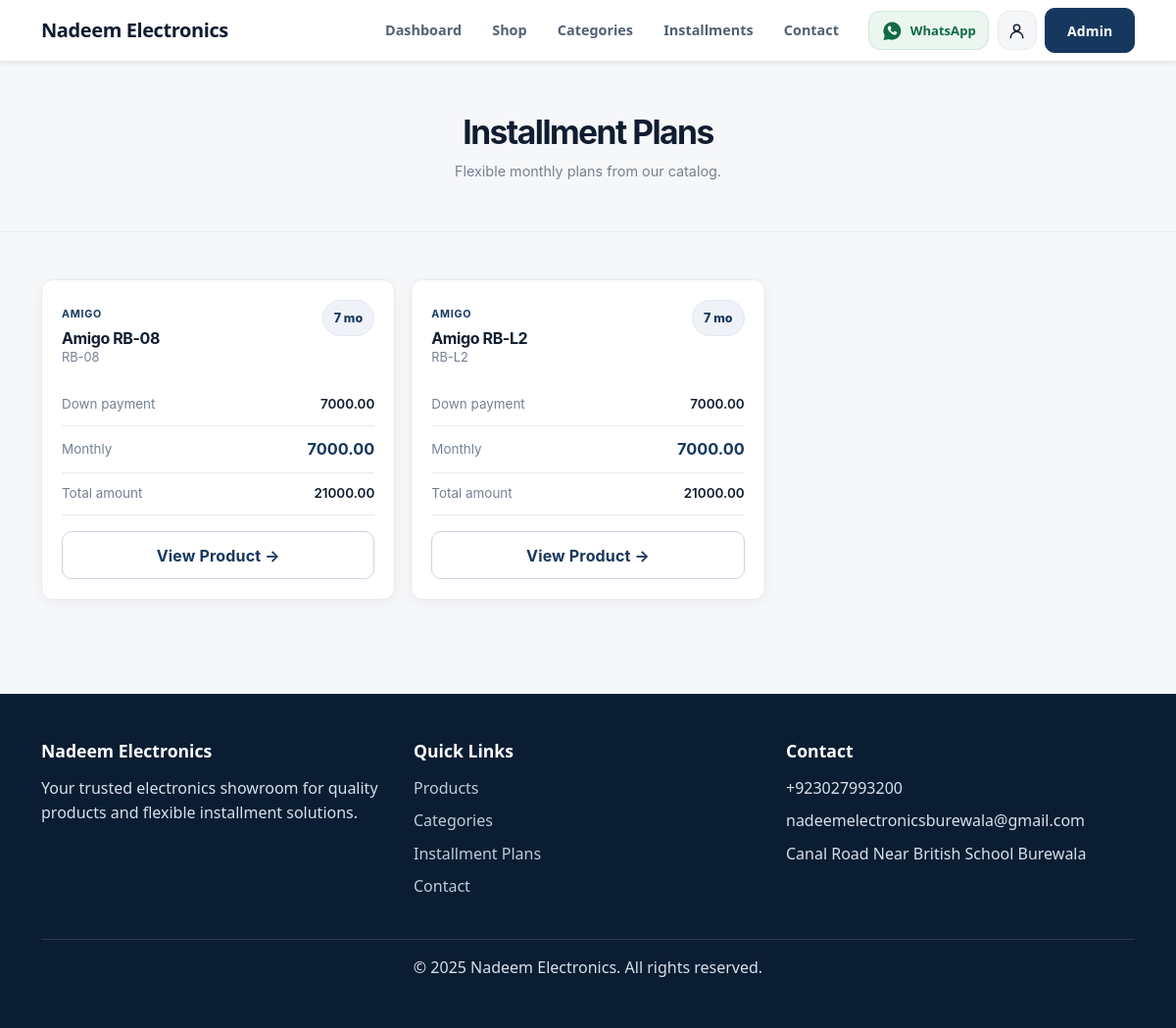
Screenshot of /installments with the database file from the repository.
### app/models.py (models this page shows)
class ShopSettings(db.Model):
    __tablename__ = "shop_settings"
    id = db.Column(db.Integer, primary_key=True)
    shop_name = db.Column(db.String(200), nullable=False, default="ElectroCart")
    logo = db.Column(db.String(255))
    address = db.Column(db.String(300))
    phone1 = db.Column(db.String(50))
    phone2 = db.Column(db.String(50))
    whatsapp = db.Column(db.String(50))
    email = db.Column(db.String(150))
    opening_hours = db.Column(db.String(200))
    facebook = db.Column(db.String(255))
    instagram = db.Column(db.String(255))
    google_maps = db.Column(db.String(255))
    about_shop = db.Column(db.Text)
    footer_text = db.Column(db.String(255))
    created_at = db.Column(db.DateTime, default=datetime.utcnow)
    updated_at = db.Column(db.DateTime, default=datetime.utcnow, onupdate=datetime.utcnow)

class InstallmentPlan(db.Model):
    __tablename__ = "installment_plan"
    id = db.Column(db.Integer, primary_key=True)
    product_id = db.Column(db.Integer, db.ForeignKey("product.id"), nullable=False)
    duration_months = db.Column(db.Integer, nullable=False)
    down_payment = db.Column(db.Numeric(10, 2))
    monthly_installment = db.Column(db.Numeric(10, 2))
    total_amount = db.Column(db.Numeric(10, 2))
    cash_price = db.Column(db.Numeric(10, 2))
    processing_fee = db.Column(db.Numeric(10, 2))
    notes = db.Column(db.Text)
    is_active = db.Column(db.Boolean, default=True)
    created_at = db.Column(db.DateTime, default=datetime.utcnow)
    updated_at = db.Column(db.DateTime, default=datetime.utcnow, onupdate=datetime.utcnow)

class Product(db.Model):
    __tablename__ = "product"
    id = db.Column(db.Integer, primary_key=True)
    category_id = db.Column(db.Integer, db.ForeignKey("category.id"), nullable=False)
    product_code = db.Column(db.String(80), unique=True, nullable=False)
    name = db.Column(db.String(200), nullable=False)
    brand = db.Column(db.String(120), nullable=False)
    model = db.Column(db.String(150), nullable=False)
    short_description = db.Column(db.Text)
    full_description = db.Column(db.Text)
    mrp = db.Column(db.Numeric(10, 2))
    cash_price = db.Column(db.Numeric(10, 2))
    down_payment = db.Column(db.Numeric(10, 2))
    stock_status = db.Column(db.String(80), default="In Stock")
    featured = db.Column(db.Boolean, default=False)
    is_active = db.Column(db.Boolean, default=True)
    image = db.Column(db.String(255))
    created_at = db.Column(db.DateTime, default=datetime.utcnow)
    updated_at = db.Column(db.DateTime, default=datetime.utcnow, onupdate=datetime.utcnow)
    images = db.relationship("ProductImage", backref="product", lazy=True, cascade="all, delete-orphan")
    specifications = db.relationship("ProductSpecification", backref="product", lazy=True, cascade="all, delete-orphan")
    installment_plans = db.relationship("InstallmentPlan", backref="product", lazy=True, cascade="all, delete-orphan")

### app/routes/public.py (the view)
@public_bp.route("/installments")
def installments():
    plans = (
        InstallmentPlan.query.join(Product)
        .filter(Product.is_active.is_(True), InstallmentPlan.is_active.is_(True))
        .order_by(Product.name.asc(), InstallmentPlan.duration_months.asc())
        .all()
    )
    return render_template("installments.html", plans=plans)

### app/utils.py (called while the page is built)
def whatsapp_url(settings, message):
    raw_number = settings.whatsapp if settings and settings.whatsapp else ""
    number = re.sub(r"\D", "", raw_number)
    if number.startswith("00"):
        number = number[2:]
    elif number.startswith("0") and len(number) in {10, 11}:
        number = f"92{number.lstrip('0')}"
    if not 7 <= len(number) <= 15:
        return None
    return f"https://wa.me/{number}?{urlencode({'text': message})}"

### templates/installments.html (shortened to what this page needs)
{% extends 'base.html' %}
{% block content %}
<section class="page-header installments-heading">
  <div class="container text-center">
    <h1>Installment Plans</h1>
    <p class="text-muted">Flexible monthly plans from our catalog.</p>
  </div>
</section>
<section class="py-5 installments-page">
  <div class="container">
    <div class="row g-3">
      {% for plan in plans %}
      <div class="col-sm-6 col-xl-4">
        <article class="installment-card h-100">
          <div class="d-flex align-items-start justify-content-between gap-3 mb-3">
            <div>
              <span class="installment-eyebrow">{{ plan.product.brand }}</span>
              <h2 class="installment-product">{{ plan.product.name }}</h2>
              <p class="installment-model mb-0">{{ plan.product.model }}</p>
            </div>
            <span class="duration-pill">{{ plan.duration_months }} mo</span>
          </div>
          {% if plan.down_payment is not none %}<div class="installment-value-row"><span>Down payment</span><strong>{{ plan.down_payment }}</strong></div>{% endif %}
          {% if plan.monthly_installment is not none %}<div class="installment-value-row is-highlight"><span>Monthly</span><strong>{{ plan.monthly_installment }}</strong></div>{% endif %}
          {% if plan.total_amount is not none %}<div class="installment-value-row"><span>Total amount</span><strong>{{ plan.total_amount }}</strong></div>{% endif %}
          <a class="btn btn-outline-primary w-100 mt-3" href="{{ url_for('public.product_detail', product_id=plan.product_id) }}">View Product <span aria-hidden="true">→</span></a>
        </article>
      </div>
      {% endfor %}
    </div>
  </div>
</section>
{% endblock %}

### templates/base.html (shortened to what this page needs)
<!doctype html>
<html lang="en">
  <head>
    <link href="https://cdn.jsdelivr.net/npm/bootstrap@5.3.3/dist/css/bootstrap.min.css" rel="stylesheet">
    <link rel="stylesheet" href="{{ url_for('static', filename='css/style.css') }}">
    <link rel="stylesheet" href="{{ url_for('static', filename='css/showroom-theme.css') }}">
    <link rel="stylesheet" href="{{ url_for('static', filename='css/light-market.css') }}">
  </head>
  <body>
    <header class="main-header">
      <nav class="navbar navbar-expand-lg navbar-light bg-white shadow-sm">
        <div class="container">
          <a class="navbar-brand d-flex align-items-center gap-2" href="{{ url_for('public.index') }}">
            <span>{{ site_settings.shop_name if site_settings and site_settings.shop_name else 'Nadeem Electronics' }}</span>
          </a>
          <div class="collapse navbar-collapse" id="mainNav">
            <ul class="navbar-nav showroom-nav ms-auto align-items-lg-center gap-lg-1">
              <li class="nav-item"><a class="nav-link {% if request.endpoint == 'public.index' %}active{% endif %}" href="{{ url_for('public.index') }}">Dashboard</a></li>
              <li class="nav-item"><a class="nav-link {% if request.endpoint in ['public.shop', 'public.products', 'public.search', 'public.product_detail'] %}active{% endif %}" href="{{ url_for('public.shop') }}">Shop</a></li>
              <li class="nav-item"><a class="nav-link {% if request.endpoint in ['public.categories', 'public.category_detail'] %}active{% endif %}" href="{{ url_for('public.categories') }}">Categories</a></li>
              <li class="nav-item nav-secondary-link"><a class="nav-link" href="{{ url_for('public.installments') }}">Installments</a></li>
              <li class="nav-item nav-secondary-link"><a class="nav-link" href="{{ url_for('public.contact') }}">Contact</a></li>
            </ul>
            <div class="header-actions ms-lg-3">
              {% if whatsapp_contact_url %}
              <a class="header-icon-link header-whatsapp-link" href="{{ whatsapp_contact_url }}" target="_blank" rel="noopener noreferrer" aria-label="Contact Nadeem Electronics on WhatsApp" title="Chat with us on WhatsApp">
                <span>WhatsApp</span>
              </a>
              {% endif %}
              <a class="header-icon-link profile-header-link" href="{{ url_for('public.shop') }}#shop-info" aria-label="Shop profile">
                <svg viewBox="0 0 24 24" aria-hidden="true"><circle cx="12" cy="8" r="4"></circle><path d="M4 21a8 8 0 0 1 16 0"></path></svg>
              </a>
              <a class="btn btn-primary btn-sm admin-link" href="{{ url_for('admin.login') }}">Admin</a>
            </div>
          </div>
        </div>
      </nav>
    </header>
    <main>
      {% block content %}{% endblock %}
    </main>
    <footer class="site-footer py-5 mt-5">
      <div class="container">
        <div class="row g-4">
          <div class="col-lg-4">
            <h5>{{ site_settings.shop_name if site_settings and site_settings.shop_name else 'Nadeem Electronics' }}</h5>
            <p>{{ site_settings.about_shop if site_settings and site_settings.about_shop else 'Quality products and flexible financing for your home and business.' }}</p>
          </div>
          <div class="col-lg-4">
            <h5>Quick Links</h5>
            <ul class="list-unstyled footer-links">
              <li><a href="{{ url_for('public.products') }}">Products</a></li>
              <li><a href="{{ url_for('public.categories') }}">Categories</a></li>
              <li><a href="{{ url_for('public.installments') }}">Installment Plans</a></li>
              <li><a href="{{ url_for('public.contact') }}">Contact</a></li>
            </ul>
          </div>
          <div class="col-lg-4">
            <h5>Contact</h5>
            <ul class="list-unstyled footer-links">
              {% if site_settings and site_settings.phone1 %}<li>{{ site_settings.phone1 }}</li>{% endif %}
              {% if site_settings and site_settings.email %}<li>{{ site_settings.email }}</li>{% endif %}
              {% if site_settings and site_settings.address %}<li>{{ site_settings.address }}</li>{% endif %}
            </ul>
          </div>
        </div>
        <div class="footer-bottom mt-4 pt-3 border-top text-center">
          {% if site_settings and site_settings.footer_text %}
            {{ site_settings.footer_text }}
          {% else %}
            © 2025 Nadeem Electronics. All rights reserved.
          {% endif %}
        </div>
      </div>
    </footer>
  </body>
</html>

### static/css/style.css (style rules this page uses)
:root { --primary: #0f6dff; --primary-strong: #0a4ec4; --primary-soft: #edf5ff; --primary-deep: #091a35; --sky: #8fd8ff; --text: #112136; --muted: #64748b; --border: rgba(15, 109, 255, 0.12); --surface: #ffffff; --surface-soft: #f4f9ff; --success: #1fb56d; --warning: #f7b32b; --danger: #e13d5d; --shadow-soft: 0 18px 40px rgba(11, 42, 89, 0.08); --shadow-strong: 0 24px 56px rgba(9, 43, 89, 0.17); --radius-lg: 24px; --radius-md: 18px; --radius-sm: 12px; }
html { scroll-behavior: smooth; }
body { font-family: "Segoe UI", Arial, sans-serif; background: radial-gradient(circle at top left, rgba(143, 216, 255, 0.32), transparent 28%), linear-gradient(180deg, #f6fbff 0%, #eef6ff 100%); color: var(--text); line-height: 1.6; }
a { text-decoration: none; }
.main-header { position: sticky; top: 0; z-index: 1030; backdrop-filter: blur(10px); }
.navbar { background: rgba(255,255,255,0.9) !important; border-bottom: 1px solid rgba(17, 33, 54, 0.06); box-shadow: 0 10px 24px rgba(17, 33, 54, 0.05); }
.navbar-brand { font-weight: 800; color: var(--primary-deep) !important; letter-spacing: -0.02em; }
.navbar-nav .nav-link { color: var(--text) !important; font-weight: 600; padding: 0.7rem 0.9rem !important; border-radius: 999px; transition: 0.2s ease; }
.btn { border-radius: 999px; padding: 0.72rem 1.35rem; font-weight: 700; letter-spacing: 0.01em; transition: transform 0.2s ease, box-shadow 0.2s ease; }
.btn-primary { background: linear-gradient(135deg, var(--primary), #2794ff); border: none; color: white; box-shadow: 0 16px 25px rgba(15, 109, 255, 0.25); }
.btn-outline-primary { color: var(--primary-strong); border-color: rgba(15, 109, 255, 0.25); background: white; }
.page-header { position: relative; background: linear-gradient(180deg, rgba(15, 109, 255, 0.08), rgba(15, 109, 255, 0.02)); border-bottom: 1px solid var(--border); padding: 82px 0 52px; }
.page-header h1 { font-size: clamp(2rem, 4vw, 3.1rem); font-weight: 900; letter-spacing: -0.05em; }
.site-footer { background: linear-gradient(180deg, #081a2d, #040d1c); color: rgba(255,255,255,0.88); }
.site-footer h5 { font-size: 1.1rem; font-weight: 700; margin-bottom: 0.9rem; }
.footer-links { display: grid; gap: 0.5rem; }
.footer-links a { color: rgba(255,255,255,0.78); text-decoration: none; }

### rows the page displays
ShopSettings: shop_name "Nadeem Electronics", about_shop "Your trusted electronics showroom for quality products and flexible installment solutions.", phone1 "+923027993200", email "nadeemelectronicsburewala@gmail.com", address "Canal Road Near British School Burewala", footer_text "© 2025 Nadeem Electronics. All rights reserved."
InstallmentPlan: product.brand "AMIGO", product.name "Amigo RB-08", product.model "RB-08", duration_months "7", down_payment "7000.00", monthly_installment "7000.00", total_amount "21000.00"
InstallmentPlan: product.brand "AMIGO", product.name "Amigo RB-L2", product.model "RB-L2", duration_months "7", down_payment "7000.00", monthly_installment "7000.00", total_amount "21000.00"
